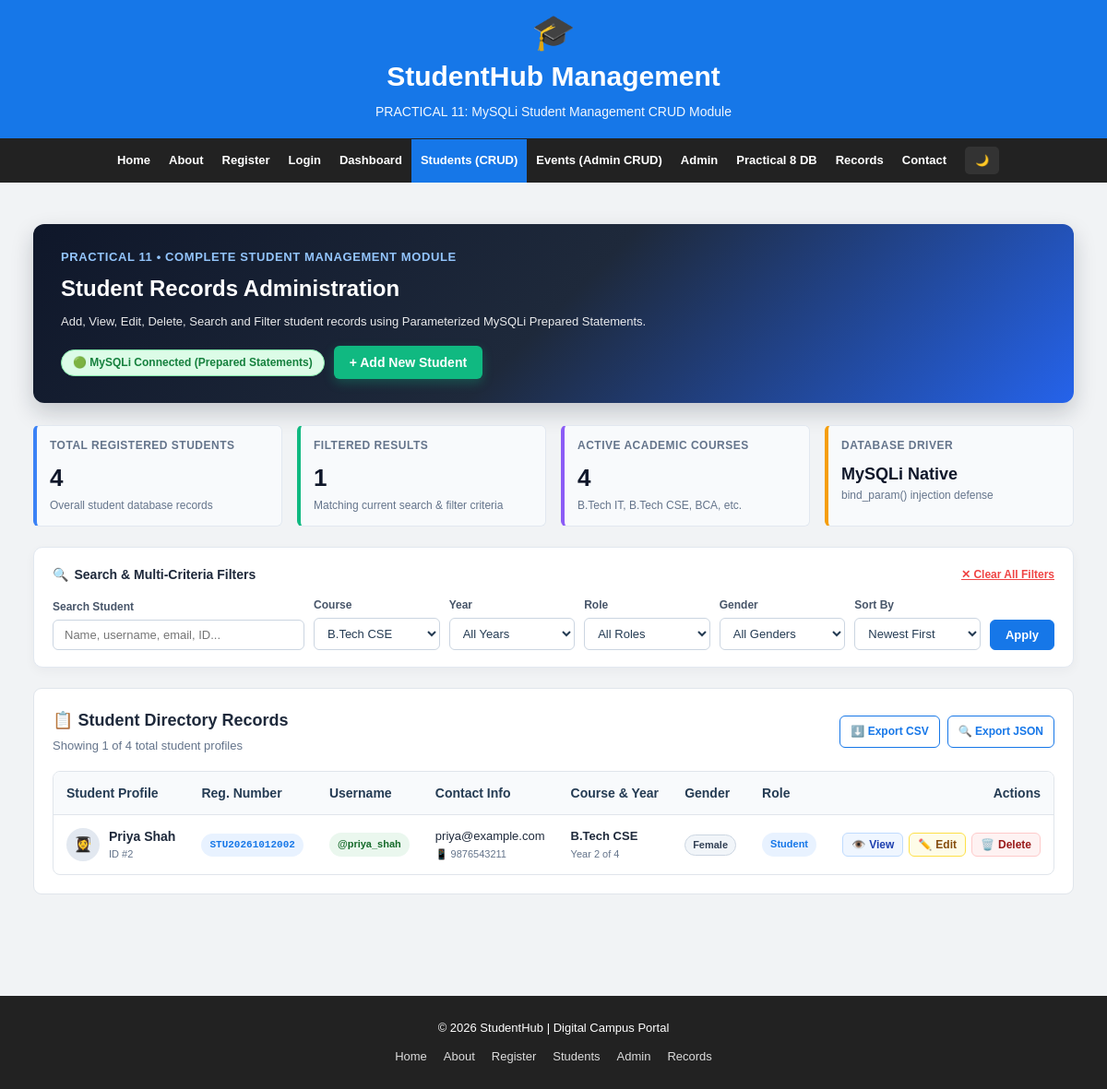
The app's page /php/student_manager.php?course=B.Tech CSE, older data.
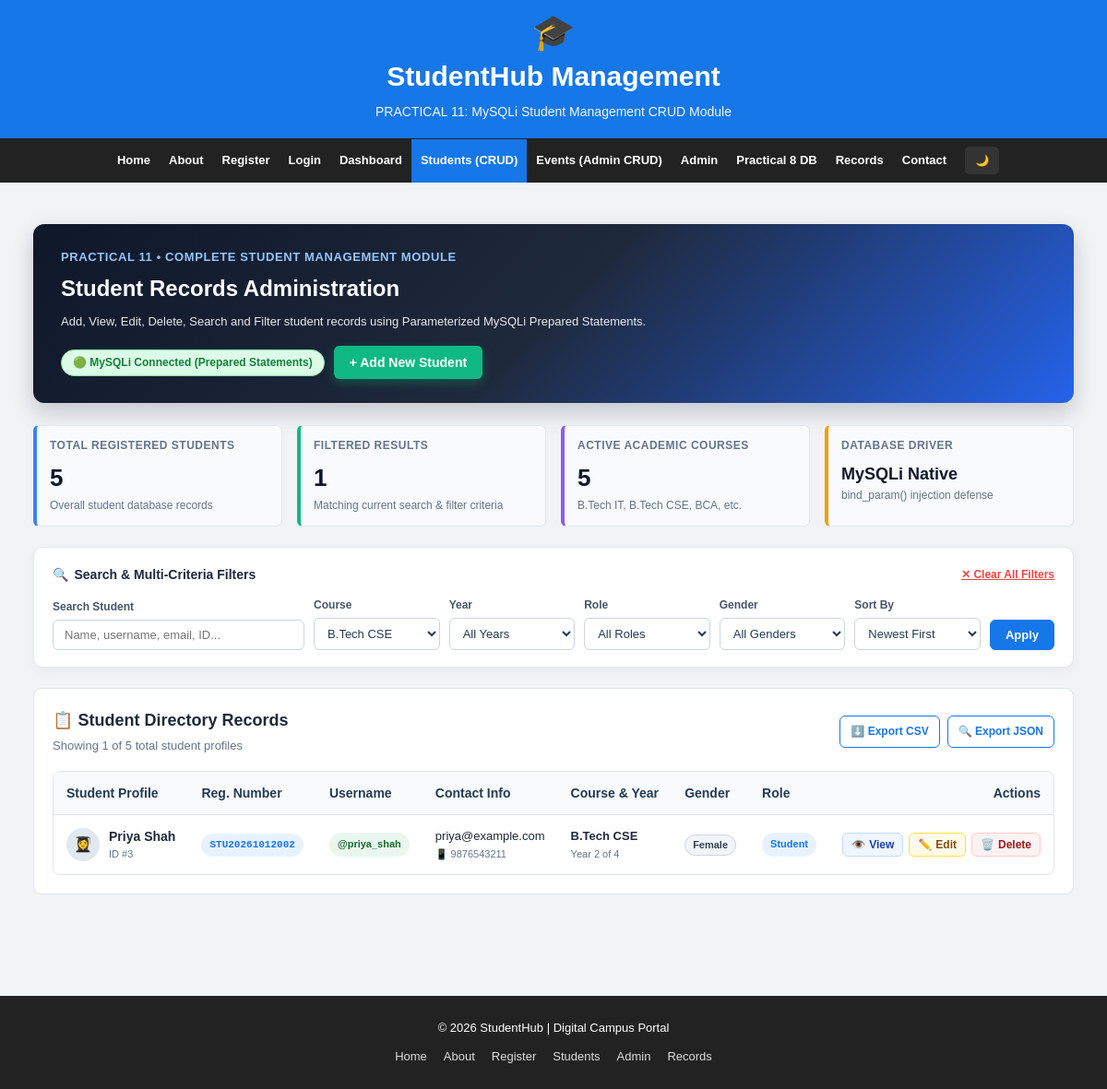
The same page, newer data.
### tables this page shows
CREATE TABLE `students` (
    `student_id` INT UNSIGNED AUTO_INCREMENT PRIMARY KEY,
    `registration_no` VARCHAR(30) NOT NULL UNIQUE COMMENT 'Formatted ID e.g. STU20261012001',
    `username` VARCHAR(50) NOT NULL UNIQUE COMMENT 'Unique portal username e.g. rahul_patel',
    `full_name` VARCHAR(100) NOT NULL,
    `email` VARCHAR(120) NOT NULL UNIQUE,
    `mobile` VARCHAR(15) NOT NULL UNIQUE,
    `password_hash` VARCHAR(255) NOT NULL COMMENT 'Bcrypt hashed password via password_hash()',
    `course` VARCHAR(50) NOT NULL COMMENT 'B.Tech IT, B.Tech CSE, BCA, etc.',
    `academic_year` TINYINT UNSIGNED NOT NULL COMMENT '1, 2, 3, or 4',
    `gender` ENUM('Male', 'Female', 'Other') NOT NULL,
    `terms_accepted` ENUM('Accepted', 'Pending') NOT NULL DEFAULT 'Accepted',
    `role` ENUM('student', 'admin') NOT NULL DEFAULT 'student' COMMENT 'Role-based access control (RBAC)',
    `remember_token` VARCHAR(64) DEFAULT NULL COMMENT 'SHA-256 hash of persistent remember-me token',
    `token_expiry` DATETIME DEFAULT NULL COMMENT 'Expiration datetime for remember-me token',
    `created_at` TIMESTAMP NOT NULL DEFAULT CURRENT_TIMESTAMP,
    `updated_at` TIMESTAMP NOT NULL DEFAULT CURRENT_TIMESTAMP ON UPDATE CURRENT_TIMESTAMP,

    INDEX `idx_students_username` (`username`),
    INDEX `idx_students_email` (`email`),
    INDEX `idx_students_role` (`role`),
    INDEX `idx_students_course_year` (`course`, `academic_year`)
);

### php/student_manager.php (the view, shortened to what the changed rows need)
<?php
$mysqli = getMySQLiConnection();
$isDbConnected = ($mysqli instanceof mysqli);
$filterCourse = trim($_GET['course'] ?? '');
$sortBy       = trim($_GET['sort'] ?? 'newest');
$studentsList = [];
$totalStudentsCount = 0;
$allCourses = [];
if ($isDbConnected) {
    try {
        $cRes = $mysqli->query("SELECT DISTINCT course FROM students WHERE course IS NOT NULL AND course != '' ORDER BY course ASC");
        if ($cRes) {
            while ($cRow = $cRes->fetch_row()) {
                $allCourses[] = $cRow[0];
            }
        }
        $sql = "
            SELECT student_id, registration_no, username, full_name, email, mobile,
                   course, academic_year, gender, role, terms_accepted, created_at, updated_at
            FROM students
            WHERE 1=1
        ";
        $bindTypes = "";
        $bindValues = [];
        if (!empty($filterCourse)) {
            $sql .= " AND course = ?";
            $bindTypes .= "s";
            $bindValues[] = $filterCourse;
        }
        switch ($sortBy) {
            case 'newest':
            default:
                $sql .= " ORDER BY student_id DESC";
                break;
        }
        $stmt = $mysqli->prepare($sql);
        if ($stmt) {
            if (!empty($bindTypes)) {
                $stmt->bind_param($bindTypes, ...$bindValues);
            }
            $stmt->execute();
            $res = $stmt->get_result();
            if ($res) {
                while ($row = $res->fetch_assoc()) {
                    $studentsList[] = $row;
                }
            }
        }
        $cntRes = $mysqli->query("SELECT COUNT(*) FROM students");
        if ($cntRes) {
            $totalStudentsCount = (int)($cntRes->fetch_row()[0] ?? 0);
        }
    } catch (Exception $e) {
        error_log("Practical 11 Search Notice: " . $e->getMessage());
    }
}
?>
<!DOCTYPE html>
<html lang="en">
<head>
    <link rel="stylesheet" href="../css/style.css">
</head>
<body>
<header class="site-header">
    <h1>StudentHub Management</h1>
</header>
<main>
    <div class="container" style="max-width: 1200px; margin: 25px auto 40px auto;">
        <section class="crud-hero">
            <div>
                <h2 style="margin: 0; font-size: 24px; color: white;">
                    Student Records Administration
                </h2>
            </div>
        </section>
        <div class="summary-grid" style="margin-bottom: 22px;">
            <div class="summary-item" style="border-left: 4px solid #3b82f6;">
                <div class="summary-label">Total Registered Students</div>
                <div style="font-size: 26px; font-weight: 700; color: #0f172a; margin-top: 2px;">
                    <?php echo $totalStudentsCount; ?>
                </div>
                <div style="font-size: 12px; color: #64748b;">Overall student database records</div>
            </div>
            <div class="summary-item" style="border-left: 4px solid #8b5cf6;">
                <div class="summary-label">Active Academic Courses</div>
                <div style="font-size: 26px; font-weight: 700; color: #0f172a; margin-top: 2px;">
                    <?php echo count($allCourses); ?>
                </div>
                <div style="font-size: 12px; color: #64748b;">B.Tech IT, B.Tech CSE, BCA, etc.</div>
            </div>
        </div>
        <section class="summary-card" style="padding: 20px;">
            <div style="display: flex; justify-content: space-between; align-items: center; margin-bottom: 16px; flex-wrap: wrap; gap: 10px;">
                <div>
                    <h3 style="margin: 0; color: #1e293b; font-size: 18px;">
                        📋 Student Directory Records
                    </h3>
                    <div style="font-size: 13px; color: #64748b; margin-top: 3px;">
                        Showing <?php echo count($studentsList); ?> of <?php echo $totalStudentsCount; ?> total student profiles
                    </div>
                </div>
            </div>
            <div class="table-responsive" style="margin: 0;">
                <table class="data-table">
                    <thead>
                        <tr>
                            <th>Student Profile</th>
                            <th>Reg. Number</th>
                            <th>Username</th>
                            <th>Contact Info</th>
                            <th>Course &amp; Year</th>
                            <th>Gender</th>
                            <th>Role</th>
                            <th style="text-align: right;">Actions</th>
                        </tr>
                    </thead>
                    <tbody>
                        <?php if (empty($studentsList)): ?>
                            <tr>
                                <td colspan="8" style="text-align: center; padding: 36px 20px; color: #64748b;">
                                    <div style="font-size: 32px; margin-bottom: 8px;">🔍</div>
                                    <strong style="font-size: 15px; color: #334155;">No student records found</strong>
                                    <p style="margin: 4px 0 14px 0; font-size: 13px;">
                                        No students matched your search query or filter parameters.
                                    </p>
                                    <a href="student_manager.php" class="btn btn-secondary btn-small">
                                        Reset Filters
                                    </a>
                                    <button type="button" class="btn btn-small" onclick="openAddModal()" style="margin-left: 8px;">
                                        + Add New Student
                                    </button>
                                </td>
                            </tr>
                        <?php else: ?>
                            <?php foreach ($studentsList as $stu):
                                $sId = (int)$stu['student_id'];
                                $regNo = htmlspecialchars($stu['registration_no'] ?? '');
                                $uName = htmlspecialchars($stu['username'] ?? '');
                                $fName = htmlspecialchars($stu['full_name'] ?? '');
                                $email = htmlspecialchars($stu['email'] ?? '');
                                $mobile = htmlspecialchars($stu['mobile'] ?? '');
                                $course = htmlspecialchars($stu['course'] ?? '');
                                $year = (int)($stu['academic_year'] ?? 1);
                                $gender = htmlspecialchars($stu['gender'] ?? 'Other');
                                $role = htmlspecialchars($stu['role'] ?? 'student');
                                $avatar = ($gender === 'Female') ? '👩‍🎓' : (($role === 'admin') ? '🛡️' : '👨‍🎓');
                            ?>
                                <tr>
                                    <td>
                                        <div style="display: flex; align-items: center; gap: 10px;">
                                            <div class="table-avatar"><?php echo $avatar; ?></div>
                                            <div>
                                                <div style="font-weight: 700; color: #1e293b;"><?php echo $fName; ?></div>
                                                <div style="font-size: 11px; color: #64748b;">ID #<?php echo $sId; ?></div>
                                            </div>
                                        </div>
                                    </td>
                                    <td>
                                        <span class="badge badge-primary" style="font-family: monospace; font-size: 11px;">
                                            <?php echo $regNo; ?>
                                        </span>
                                    </td>
                                    <td>
                                        <span class="badge badge-success" style="font-size: 11px;">
                                            @<?php echo $uName; ?>
                                        </span>
                                    </td>
                                    <td>
                                        <div style="font-size: 13px; color: #1e293b;"><?php echo $email; ?></div>
                                        <div style="font-size: 11px; color: #64748b;">📱 <?php echo $mobile; ?></div>
                                    </td>
                                    <td>
                                        <div style="font-weight: 600; font-size: 13px; color: #1e293b;"><?php echo $course; ?></div>
                                        <div style="font-size: 11px; color: #64748b;">Year <?php echo $year; ?> of 4</div>
                                    </td>
                                    <td>
                                        <span class="storage-tag" style="padding: 2px 8px; font-size: 11px;">
                                            <?php echo $gender; ?>
                                        </span>
                                    </td>
                                    <td>
                                        <?php if ($role === 'admin'): ?>
                                            <span class="badge" style="background: #fee2e2; color: #991b1b; font-weight: 700; font-size: 11px;">
                                                Administrator
                                            </span>
                                        <?php else: ?>
                                            <span class="badge badge-primary" style="font-size: 11px;">
                                                Student
                                            </span>
                                        <?php endif; ?>
                                    </td>
                                    <td style="text-align: right;">
                                        <div class="action-btn-group" style="justify-content: flex-end;">
                                            <button type="button" class="btn-action btn-view" onclick="openViewModal(<?php echo $sId; ?>)" title="View complete student profile">
                                                <span>👁️</span> View
                                            </button>
                                            <button type="button" class="btn-action btn-edit" onclick="openEditModal(<?php echo $sId; ?>)" title="Edit student record">
                                                <span>✏️</span> Edit
                                            </button>
                                            <button type="button" class="btn-action btn-delete" onclick="confirmDelete(<?php echo $sId; ?>, '<?php echo addslashes($fName); ?>', '<?php echo $regNo; ?>')" title="Delete student record">
                                                <span>🗑️</span> Delete
                                            </button>
                                        </div>
                                    </td>
                                </tr>
                            <?php endforeach; ?>
                        <?php endif; ?>
                    </tbody>
                </table>
            </div>
        </section>
    </div>
</main>
</body>
</html>

Row changes from the older to the newer data that the page shows:
no longer on this page (row edited): students: gender "👩‍🎓", full_name "Priya Shah", student_id "2", registration_no "STU20261012002", username "priya_shah", email "priya@example.com", mobile "9876543211", course "B.Tech CSE", academic_year "2", gender "Female", role "Student"
now on this page (row edited): students: gender "👩‍🎓", full_name "Priya Shah", student_id "3", registration_no "STU20261012002", username "priya_shah", email "priya@example.com", mobile "9876543211", course "B.Tech CSE", academic_year "2", gender "Female", role "Student"
Text that changed along with them:
$totalStudentsCount: "4" → "5"
count($allCourses): "4" → "5"
